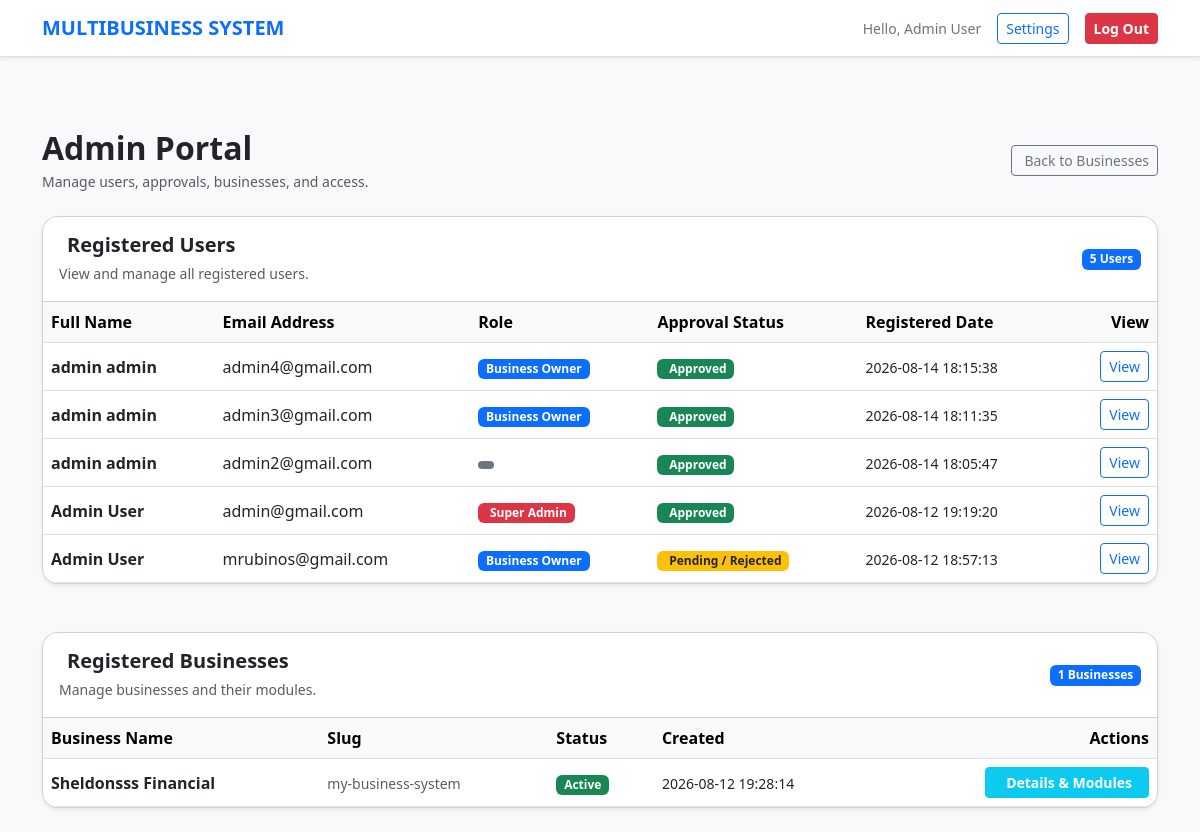
/public/index.php?page=admin_portal (signed in), run on the app's committed database.
### tables this page shows
CREATE TABLE `users` (
  `id` int(11) NOT NULL,
  `name` varchar(100) NOT NULL,
  `email` varchar(150) NOT NULL,
  `password` varchar(255) NOT NULL,
  `role` enum('super_admin','business_owner','staff') DEFAULT 'business_owner',
  `is_approved` tinyint(1) NOT NULL DEFAULT 0,
  `created_at` timestamp NOT NULL DEFAULT current_timestamp(),
  `updated_at` timestamp NOT NULL DEFAULT current_timestamp() ON UPDATE current_timestamp(),
  `plan_id` int(11) DEFAULT 1,
  `subscription_status` enum('active','trialing','canceled','expired') DEFAULT 'active',
  `subscription_ends_at` datetime DEFAULT NULL
);

CREATE TABLE `businesses` (
  `id` int(11) NOT NULL,
  `owner_id` int(11) NOT NULL,
  `business_name` varchar(150) NOT NULL,
  `slug` varchar(150) NOT NULL,
  `status` enum('active','suspended','inactive') DEFAULT 'active',
  `created_at` timestamp NOT NULL DEFAULT current_timestamp(),
  `updated_at` timestamp NOT NULL DEFAULT current_timestamp() ON UPDATE current_timestamp()
);

### resources/admin_portal.php (the view, shortened to what this page needs)
<?php
$pdo = Database::getConnection();
$userStmt = $pdo->query("
    SELECT
        id,
        name,
        email,
        role,
        is_approved,
        created_at
    FROM users
    ORDER BY id DESC
");
$users = $userStmt->fetchAll(PDO::FETCH_ASSOC);
$bizStmt = $pdo->query("
    SELECT
        id,
        owner_id,
        business_name,
        slug,
        status,
        created_at
    FROM businesses
    ORDER BY business_name ASC
");
$allBusinesses = $bizStmt->fetchAll(PDO::FETCH_ASSOC);
include __DIR__ . '/partials/header.php';
?>
<div class="container py-4">
    <div class="d-flex justify-content-between align-items-center mb-4">
        <div>
            <h2 class="fw-bold mb-1">
                Admin Portal
            </h2>
            <p class="text-muted small mb-0">
                Manage users, approvals, businesses, and access.
            </p>
        </div>
        <a href="index.php?page=select_business"
           class="btn btn-outline-secondary btn-sm">
            Back to Businesses
        </a>
    </div>
    <div class="card shadow-sm rounded-4 mb-5 overflow-hidden">
        <div class="card-header bg-white py-3">
            <div class="d-flex justify-content-between align-items-center">
                <div>
                    <h5 class="fw-bold mb-1">
                        Registered Users
                    </h5>
                    <small class="text-muted">
                        View and manage all registered users.
                    </small>
                </div>
                <span class="badge bg-primary">
                    <?= count($users) ?> Users
                </span>
            </div>
        </div>
        <?php if (empty($users)): ?>
            <div class="p-4 text-center">
                <i class="bi bi-people text-muted"
                   style="font-size: 3rem;"></i>
                <p class="text-muted mb-0 mt-2">
                    No users found.
                </p>
            </div>
        <?php else: ?>
            <div class="table-responsive">
                <table class="table table-hover align-middle mb-0">
                    <thead class="table-light">
                        <tr>
                            <th>Full Name</th>
                            <th>Email Address</th>
                            <th>Role</th>
                            <th>Approval Status</th>
                            <th>Registered Date</th>
                            <th class="text-end">
                                View
                            </th>
                        </tr>
                    </thead>
                    <tbody>
                        <?php foreach ($users as $u): ?>
                            <tr>
                                <td class="fw-bold">
                                    <?= htmlspecialchars(
                                        $u['name']
                                    ) ?>
                                </td>
                                <td>
                                    <?= htmlspecialchars(
                                        $u['email']
                                    ) ?>
                                </td>
                                <td>
                                    <?php
                                    $role = $u['role'] ?? 'staff';
                                    if ($role === 'super_admin'):
                                    ?>
                                        <span class="badge bg-danger">
                                            Super Admin
                                        </span>
                                    <?php elseif ($role === 'business_owner'): ?>
                                        <span class="badge bg-primary">
                                            Business Owner
                                        </span>
                                    <?php else: ?>
                                        <span class="badge bg-secondary">
                                        </span>
                                    <?php endif; ?>
                                </td>
                                <td>
                                    <?php if (
                                        (int)$u['is_approved'] === 1
                                    ): ?>
                                        <span class="badge bg-success">
                                            Approved
                                        </span>
                                    <?php else: ?>
                                        <span class="badge bg-warning text-dark">
                                            Pending / Rejected
                                        </span>
                                    <?php endif; ?>
                                </td>
                                <td>
                                    <small>
                                        <?= htmlspecialchars(
                                            $u['created_at']
                                        ) ?>
                                    </small>
                                </td>
                                <td class="text-end">
                                   <a href="index.php?page=admin_user_details&id=<?= (int)$u['id'] ?>"
   class="btn btn-outline-primary btn-sm"
   title="View User Details">
    View
</a>
                                </td>
                            </tr>
                        <?php endforeach; ?>
                    </tbody>
                </table>
            </div>
        <?php endif; ?>
    </div>
    <div class="card shadow-sm rounded-4 overflow-hidden">
        <div class="card-header bg-white py-3">
            <div class="d-flex justify-content-between align-items-center">
                <div>
                    <h5 class="fw-bold mb-1">
                        Registered Businesses
                    </h5>
                    <small class="text-muted">
                        Manage businesses and their modules.
                    </small>
                </div>
                <span class="badge bg-primary">
                    <?= count($allBusinesses) ?> Businesses
                </span>
            </div>
        </div>
        <?php if (empty($allBusinesses)): ?>
            <div class="p-4 text-center">
                <i class="bi bi-buildings text-muted"
                   style="font-size: 3rem;"></i>
                <p class="text-muted mb-0 mt-2">
                    No businesses found in the system.
                </p>
            </div>
        <?php else: ?>
            <div class="table-responsive">
                <table class="table table-hover align-middle mb-0">
                    <thead class="table-light">
                        <tr>
                            <th>Business Name</th>
                            <th>Slug</th>
                            <th>Status</th>
                            <th>Created</th>
                            <th class="text-end">
                                Actions
                            </th>
                        </tr>
                    </thead>
                    <tbody>
                        <?php foreach ($allBusinesses as $biz): ?>
                            <tr>
                                <td class="fw-bold">
                                    <?= htmlspecialchars(
                                        $biz['business_name']
                                    ) ?>
                                </td>
                                <td>
                                    <small class="text-muted">
                                        <?= htmlspecialchars(
                                            $biz['slug'] ?? '-'
                                        ) ?>
                                    </small>
                                </td>
                                <td>
                                    <?php
                                    $businessStatus =
                                        $biz['status'] ?? 'active';
                                    if (
                                        $businessStatus === 'active'
                                    ):
                                    ?>
                                        <span class="badge bg-success">
                                            Active
                                        </span>
                                    <?php elseif (
                                        $businessStatus === 'suspended'
                                    ): ?>
                                        <span class="badge bg-warning text-dark">
                                            Suspended
                                        </span>
                                    <?php else: ?>
                                        <span class="badge bg-secondary">
                                            Inactive
                                        </span>
                                    <?php endif; ?>
                                </td>
                                <td>
                                    <small>
                                        <?= htmlspecialchars(
                                            $biz['created_at']
                                        ) ?>
                                    </small>
                                </td>
                                <td class="text-end">
                                    <a
                                        href="index.php?page=admin_business_details&id=<?= (int)$biz['id'] ?>"
                                        class="btn btn-info btn-sm fw-bold px-3 text-white"
                                    >
                                        Details & Modules
                                    </a>
                                </td>
                            </tr>
                        <?php endforeach; ?>
                    </tbody>
                </table>
            </div>
        <?php endif; ?>
    </div>
</div>
<?php include __DIR__ . '/partials/footer.php'; ?>

### public/index.php (shortened to what this page needs)
<?php
$page = $_GET['page'] ?? 'login';
switch ($page) {
    case 'admin_portal':
        require_once __DIR__ . '/../resources/admin_portal.php';
        break;
}
?>

### resources/partials/header.php (shortened to what this page needs)
<!DOCTYPE html>
<html lang="en">
<head>
    <link href="https://cdn.jsdelivr.net/npm/bootstrap@5.3.0/dist/css/bootstrap.min.css" rel="stylesheet">
</head>
<body class="bg-body-tertiary" style="min-height: 100vh;">
    <nav class="navbar navbar-expand-lg border-bottom shadow-sm mb-5 bg-body">
        <div class="container">
            <a class="navbar-brand fw-bold text-primary" href="index.php?page=select_business">MULTIBUSINESS SYSTEM</a>
            <div class="d-flex align-items-center gap-3">
                <?php if (isset($_SESSION['name'])): ?>
                    <span class="text-secondary small d-none d-sm-inline">Hello, <?= htmlspecialchars($_SESSION['name']) ?></span>
                <?php endif; ?>
                <a href="index.php?page=settings" class="btn btn-outline-primary btn-sm">Settings</a>
                <a href="index.php?page=logout" class="btn btn-danger btn-sm fw-bold">Log Out</a>
            </div>
        </div>
    </nav>

### resources/partials/footer.php (shortened to what this page needs)
</body>
</html>

### data on the page
users: name "admin admin", email "admin4@gmail.com", role "Business Owner", is_approved "Approved", created_at "2026-08-14 18:15:38"
users: name "admin admin", email "admin3@gmail.com", role "Business Owner", is_approved "Approved", created_at "2026-08-14 18:11:35"
users: name "admin admin", email "admin2@gmail.com", is_approved "Approved", created_at "2026-08-14 18:05:47"
users: name "Admin User", email "admin@gmail.com", role "Super Admin", is_approved "Approved", created_at "2026-08-12 19:19:20"
users: name "Admin User", email "mrubinos@gmail.com", role "Business Owner", is_approved "Pending / Rejected", created_at "2026-08-12 18:57:13"
businesses: business_name "Sheldonsss Financial", slug "my-business-system", status "Active", created_at "2026-08-12 19:28:14"

### other printed values
$_SESSION['name'] "Admin User"
count($users) "5"
count($allBusinesses) "1"
